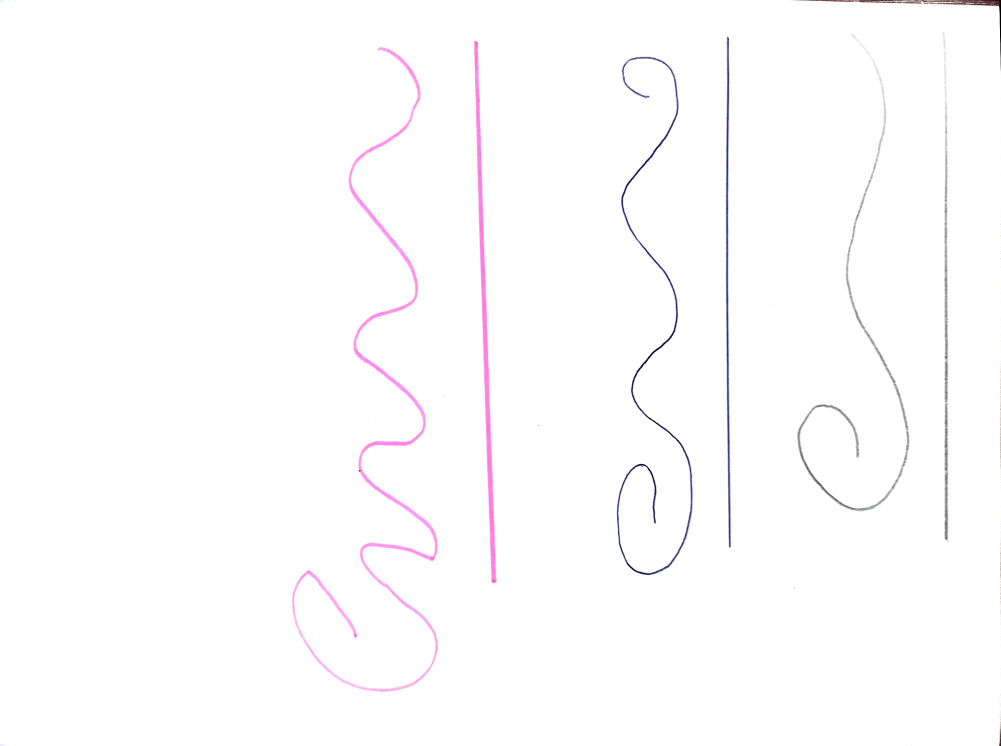
#> input picture Images/lines_enhanced.jpg, 4003 x 2982 px (shown at 1/4 size)
$ python thresh.py
#> lines starting #> are read from the running program, lines starting #| are printed output that depends on the picture; after the words box and inside, x2 and y2 are one past the last pixel; in counts of white or black regions, pixels touching at a corner belong together
### basic_scripts/transformation.py
import cv2 as cv
import numpy as np

# -x --> Left
# -y --> Up
# x --> Right
# y --> Down
# [14 lines left out: functions translation, rotate, not called in this run]


def rescale_frame(img, scale=0.3):
    # Work for images, video and live video
#> called with scale = 0.3
    width = int(img.shape[1] * scale)
#> width = 1200
    height = int(img.shape[0] * scale)
#> height = 894

    dimensions = (width, height)
#> dimensions = (1200, 894)

    return cv.resize(img, dimensions, interpolation=cv.INTER_AREA)


# [22 lines left out: functions change_resolution, main, not called in this run]


# [2 lines that do not run on import are left out]

### basic_scripts/thresh.py
import cv2 as cv
from transformation import rescale_frame


def main():
    img = rescale_frame(cv.imread('../Images/lines_enhanced.jpg'), scale=0.3)
    cv.imshow('Origin image', img)

    gray = cv.cvtColor(img, cv.COLOR_BGR2GRAY)
    cv.imshow('Gray', gray)

    # Simple Thresholding
    threshold, thresh = cv.threshold(gray, 230, 255, cv.THRESH_BINARY)
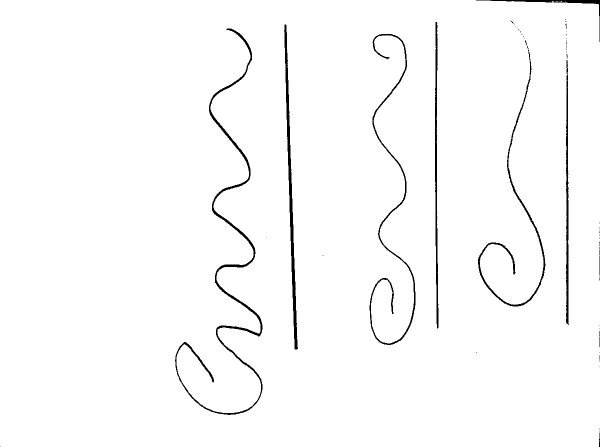
#> thresh: shape (894, 1200) (shown at 1/2 size); 98.1% white; 62 black regions (52 under 20 px), largest, box (x1, y1, x2, y2) and area: (350, 57, 525, 830) 5838, (568, 49, 596, 699) 3673, (739, 68, 831, 690) 3088
    cv.imshow('Simple thresholded', thresh)

    threshold_inverse, thresh_inverse = cv.threshold(gray, 210, 255, cv.THRESH_BINARY_INV)
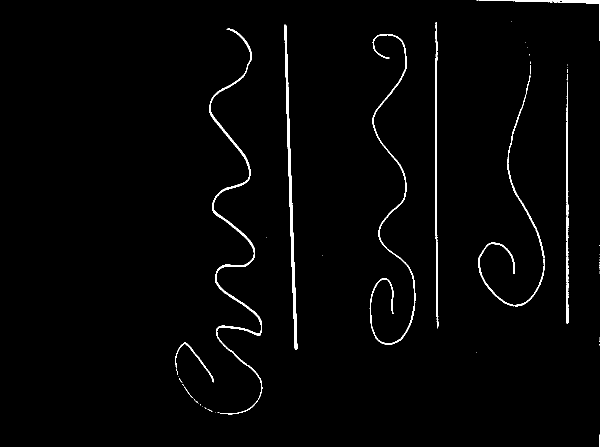
#> thresh_inverse: shape (894, 1200) (shown at 1/2 size); 1.6% white; 61 white regions (48 under 20 px), largest, box (x1, y1, x2, y2) and area: (418, 57, 525, 829) 3956, (569, 49, 595, 699) 3268, (739, 68, 831, 690) 2702
    # cv.imshow('Simple thresholded inverse', thresh_inverse)

    # Adaptive thresholding
    adaptive_thresh = cv.adaptiveThreshold(gray, 255, cv.ADAPTIVE_THRESH_MEAN_C, cv.THRESH_BINARY, 7, 5)
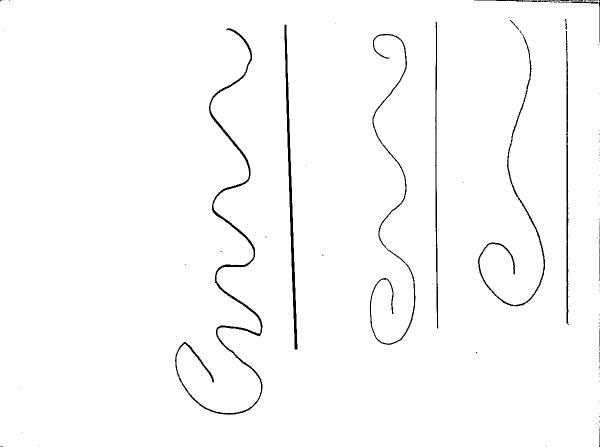
#> adaptive_thresh: shape (894, 1200) (shown at 1/2 size); 98.4% white; 106 black regions (93 under 20 px), largest, box (x1, y1, x2, y2) and area: (350, 57, 525, 830) 5326, (569, 49, 596, 699) 3267, (739, 68, 831, 690) 2461
    cv.imshow('Adaptive threshold', adaptive_thresh)

    blur = cv.GaussianBlur(adaptive_thresh, (5, 5), 11)
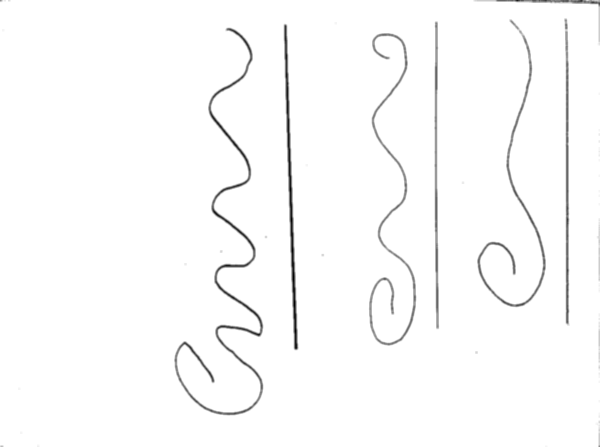
#> blur: shape (894, 1200) (shown at 1/2 size); min 0, max 255, mean 250.8
    # cv.imshow('Blur', blur)

    canny = cv.Canny(adaptive_thresh, 20, 255, apertureSize=7, L2gradient=False)
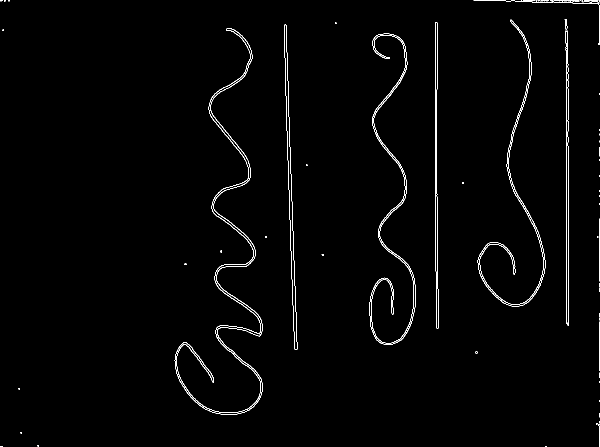
#> canny: shape (894, 1200) (shown at 1/2 size); 1.2% white in thin lines or dots
    cv.imshow('Canny', canny)

    cv.waitKey(0)


if __name__ == '__main__':
    main()
